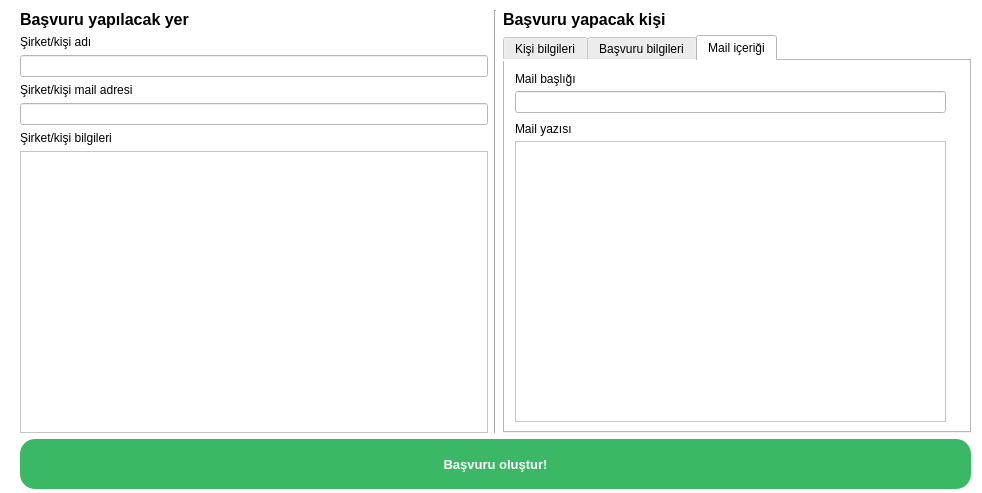
<?xml version="1.0" encoding="UTF-8"?>
<ui version="4.0">
 <class>MAIN</class>
 <widget class="QWidget" name="MAIN">
  <property name="geometry">
   <rect>
    <x>0</x>
    <y>0</y>
    <width>982</width>
    <height>493</height>
   </rect>
  </property>
  <property name="windowTitle">
   <string>Lori</string>
  </property>
  <property name="styleSheet">
   <string notr="true">background:white;</string>
  </property>
  <widget class="QWidget" name="verticalLayoutWidget_7">
   <property name="geometry">
    <rect>
     <x>20</x>
     <y>10</y>
     <width>951</width>
     <height>479</height>
    </rect>
   </property>
   <layout class="QVBoxLayout" name="verticalLayout_7">
    <item>
     <layout class="QHBoxLayout" name="horizontalLayout">
      <item>
       <layout class="QVBoxLayout" name="verticalLayout_3">
        <item>
         <widget class="QLabel" name="label_7">
          <property name="font">
           <font>
            <pointsize>12</pointsize>
            <weight>75</weight>
            <bold>true</bold>
           </font>
          </property>
          <property name="text">
           <string>Başvuru yapılacak yer</string>
          </property>
         </widget>
        </item>
        <item>
         <layout class="QVBoxLayout" name="verticalLayout">
          <item>
           <widget class="QLabel" name="label">
            <property name="text">
             <string>Şirket/kişi adı</string>
            </property>
           </widget>
          </item>
          <item>
           <widget class="QLineEdit" name="receiverName"/>
          </item>
          <item>
           <widget class="QLabel" name="label_2">
            <property name="text">
             <string>Şirket/kişi mail adresi</string>
            </property>
           </widget>
          </item>
          <item>
           <widget class="QLineEdit" name="receiverMail"/>
          </item>
          <item>
           <widget class="QLabel" name="label_3">
            <property name="text">
             <string>Şirket/kişi bilgileri</string>
            </property>
           </widget>
          </item>
          <item>
           <widget class="QTextEdit" name="receiverInfo"/>
          </item>
         </layout>
        </item>
       </layout>
      </item>
      <item>
       <widget class="Line" name="line">
        <property name="orientation">
         <enum>Qt::Vertical</enum>
        </property>
       </widget>
      </item>
      <item>
       <layout class="QVBoxLayout" name="verticalLayout_4">
        <item>
         <widget class="QLabel" name="label_8">
          <property name="font">
           <font>
            <pointsize>12</pointsize>
            <weight>75</weight>
            <bold>true</bold>
           </font>
          </property>
          <property name="text">
           <string>Başvuru yapacak kişi</string>
          </property>
         </widget>
        </item>
        <item>
         <layout class="QVBoxLayout" name="verticalLayout_5">
          <item>
           <widget class="QTabWidget" name="tabWidget">
            <property name="currentIndex">
             <number>2</number>
            </property>
            <widget class="QWidget" name="tab_3">
             <attribute name="title">
              <string>Kişi bilgileri</string>
             </attribute>
             <widget class="QWidget" name="verticalLayoutWidget_6">
              <property name="geometry">
               <rect>
                <x>20</x>
                <y>22</y>
                <width>421</width>
                <height>307</height>
               </rect>
              </property>
              <layout class="QVBoxLayout" name="verticalLayout_6">
               <item>
                <widget class="QLabel" name="label_9">
                 <property name="text">
                  <string>Kişi isim soyisim</string>
                 </property>
                </widget>
               </item>
               <item>
                <widget class="QLineEdit" name="senderName"/>
               </item>
               <item>
                <widget class="QLabel" name="label_10">
                 <property name="text">
                  <string>Kişi mail adresi</string>
                 </property>
                </widget>
               </item>
               <item>
                <widget class="QLineEdit" name="senderMail">
                 <property name="echoMode">
                  <enum>QLineEdit::Normal</enum>
                 </property>
                </widget>
               </item>
               <item>
                <widget class="QLabel" name="label_11">
                 <property name="text">
                  <string>Kişi mail şifresi</string>
                 </property>
                </widget>
               </item>
               <item>
                <widget class="QLineEdit" name="senderPass">
                 <property name="echoMode">
                  <enum>QLineEdit::Password</enum>
                 </property>
                </widget>
               </item>
               <item>
                <widget class="QLabel" name="label_17">
                 <property name="text">
                  <string>Kişi telefon numarası</string>
                 </property>
                </widget>
               </item>
               <item>
                <widget class="QLineEdit" name="senderPhone">
                 <property name="echoMode">
                  <enum>QLineEdit::Password</enum>
                 </property>
                </widget>
               </item>
               <item>
                <widget class="QLabel" name="label_14">
                 <property name="text">
                  <string>Okul</string>
                 </property>
                </widget>
               </item>
               <item>
                <widget class="QLineEdit" name="senderSchool">
                 <property name="echoMode">
                  <enum>QLineEdit::Password</enum>
                 </property>
                </widget>
               </item>
               <item>
                <widget class="QLabel" name="label_15">
                 <property name="text">
                  <string>Bölüm</string>
                 </property>
                </widget>
               </item>
               <item>
                <widget class="QLineEdit" name="senderDiv">
                 <property name="echoMode">
                  <enum>QLineEdit::Password</enum>
                 </property>
                </widget>
               </item>
              </layout>
             </widget>
            </widget>
            <widget class="QWidget" name="tab_4">
             <attribute name="title">
              <string>Başvuru bilgileri</string>
             </attribute>
             <widget class="QWidget" name="verticalLayoutWidget_8">
              <property name="geometry">
               <rect>
                <x>10</x>
                <y>20</y>
                <width>431</width>
                <height>321</height>
               </rect>
              </property>
              <layout class="QVBoxLayout" name="verticalLayout_8">
               <item>
                <widget class="QLabel" name="label_12">
                 <property name="text">
                  <string>Başvuru pozisyonu</string>
                 </property>
                </widget>
               </item>
               <item>
                <widget class="QLineEdit" name="appPosition">
                 <property name="echoMode">
                  <enum>QLineEdit::Normal</enum>
                 </property>
                </widget>
               </item>
               <item>
                <widget class="QLabel" name="label_13">
                 <property name="text">
                  <string>Kişi yetkinlikleri (virgülle ayırın)</string>
                 </property>
                </widget>
               </item>
               <item>
                <widget class="QTextEdit" name="senderSkills"/>
               </item>
               <item>
                <widget class="QLabel" name="label_16">
                 <property name="text">
                  <string>Ek bilgiler (varsa)</string>
                 </property>
                </widget>
               </item>
               <item>
                <widget class="QTextEdit" name="senderMore"/>
               </item>
              </layout>
             </widget>
            </widget>
            <widget class="QWidget" name="tab_5">
             <attribute name="title">
              <string>Mail içeriği</string>
             </attribute>
             <widget class="QLineEdit" name="mailSubject">
              <property name="geometry">
               <rect>
                <x>10</x>
                <y>30</y>
                <width>431</width>
                <height>22</height>
               </rect>
              </property>
             </widget>
             <widget class="QLabel" name="label_4">
              <property name="geometry">
               <rect>
                <x>10</x>
                <y>10</y>
                <width>391</width>
                <height>16</height>
               </rect>
              </property>
              <property name="text">
               <string>Mail başlığı</string>
              </property>
             </widget>
             <widget class="QLabel" name="label_5">
              <property name="geometry">
               <rect>
                <x>10</x>
                <y>60</y>
                <width>391</width>
                <height>16</height>
               </rect>
              </property>
              <property name="text">
               <string>Mail yazısı</string>
              </property>
             </widget>
             <widget class="QTextEdit" name="mailMessage">
              <property name="geometry">
               <rect>
                <x>10</x>
                <y>80</y>
                <width>431</width>
                <height>281</height>
               </rect>
              </property>
             </widget>
            </widget>
           </widget>
          </item>
         </layout>
        </item>
       </layout>
      </item>
     </layout>
    </item>
    <item>
     <widget class="QPushButton" name="appButton">
      <property name="minimumSize">
       <size>
        <width>0</width>
        <height>50</height>
       </size>
      </property>
      <property name="font">
       <font>
        <family>Yu Gothic UI</family>
        <pointsize>10</pointsize>
        <weight>75</weight>
        <bold>true</bold>
       </font>
      </property>
      <property name="cursor">
       <cursorShape>OpenHandCursor</cursorShape>
      </property>
      <property name="styleSheet">
       <string notr="true">background: #3bb865;
color:white;
border-radius:15px;</string>
      </property>
      <property name="text">
       <string>Başvuru oluştur!</string>
      </property>
     </widget>
    </item>
   </layout>
  </widget>
 </widget>
 <resources/>
 <connections/>
</ui>
